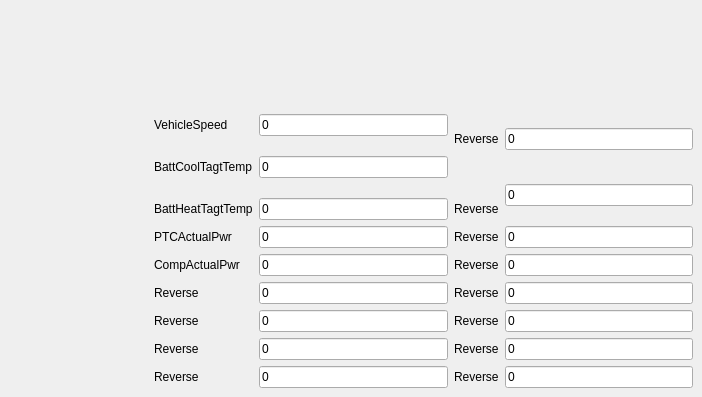
         <widget class="QWidget" name="tab_4">
          <attribute name="title">
           <string>Related</string>
          </attribute>
          <widget class="QWidget" name="layoutWidget">
           <property name="geometry">
            <rect>
             <x>154</x>
             <y>114</y>
             <width>539</width>
             <height>274</height>
            </rect>
           </property>
           <layout class="QGridLayout" name="gridLayout_14">
            <item row="0" column="0">
             <widget class="QLabel" name="label_17">
              <property name="styleSheet">
               <string notr="true">font: 9pt &quot;Arial&quot;;</string>
              </property>
              <property name="text">
               <string>VehicleSpeed</string>
              </property>
             </widget>
            </item>
            <item row="0" column="1">
             <widget class="QLineEdit" name="lineEditVSpd">
              <property name="text">
               <string>0</string>
              </property>
             </widget>
            </item>
            <item row="0" column="2" rowspan="2">
             <widget class="QLabel" name="label_19">
              <property name="styleSheet">
               <string notr="true">font: 9pt &quot;Arial&quot;;</string>
              </property>
              <property name="text">
               <string>Reverse</string>
              </property>
             </widget>
            </item>
            <item row="0" column="3" rowspan="2">
             <widget class="QLineEdit" name="lineEdit_6">
              <property name="text">
               <string>0</string>
              </property>
             </widget>
            </item>
            <item row="1" column="0" rowspan="2">
             <widget class="QLabel" name="label_8">
              <property name="styleSheet">
               <string notr="true">font: 9pt &quot;Arial&quot;;</string>
              </property>
              <property name="text">
               <string>BattCoolTagtTemp</string>
              </property>
             </widget>
            </item>
            <item row="1" column="1" rowspan="2">
             <widget class="QLineEdit" name="lineEditBattCoolTemp">
              <property name="text">
               <string>0</string>
              </property>
             </widget>
            </item>
            <item row="2" column="3" rowspan="2">
             <widget class="QLineEdit" name="lineEdit_5">
              <property name="text">
               <string>0</string>
              </property>
             </widget>
            </item>
            <item row="3" column="0">
             <widget class="QLabel" name="label_9">
              <property name="styleSheet">
               <string notr="true">font: 9pt &quot;Arial&quot;;</string>
              </property>
              <property name="text">
               <string>BattHeatTagtTemp</string>
              </property>
             </widget>
            </item>
            <item row="3" column="1">
             <widget class="QLineEdit" name="lineEditBattHeatTemp">
              <property name="text">
               <string>0</string>
              </property>
             </widget>
            </item>
            <item row="3" column="2">
             <widget class="QLabel" name="label_20">
              <property name="styleSheet">
               <string notr="true">font: 9pt &quot;Arial&quot;;</string>
              </property>
              <property name="text">
               <string>Reverse</string>
              </property>
             </widget>
            </item>
            <item row="4" column="0">
             <widget class="QLabel" name="label_10">
              <property name="styleSheet">
               <string notr="true">font: 9pt &quot;Arial&quot;;</string>
              </property>
              <property name="text">
               <string>PTCActualPwr</string>
              </property>
             </widget>
            </item>
            <item row="4" column="1">
             <widget class="QLineEdit" name="lineEditPTCPwr">
              <property name="text">
               <string>0</string>
              </property>
             </widget>
            </item>
            <item row="4" column="2">
             <widget class="QLabel" name="label_22">
              <property name="styleSheet">
               <string notr="true">font: 9pt &quot;Arial&quot;;</string>
              </property>
              <property name="text">
               <string>Reverse</string>
              </property>
             </widget>
            </item>
            <item row="4" column="3">
             <widget class="QLineEdit" name="lineEdit_7">
              <property name="text">
               <string>0</string>
              </property>
             </widget>
            </item>
            <item row="5" column="0">
             <widget class="QLabel" name="label_18">
              <property name="styleSheet">
               <string notr="true">font: 9pt &quot;Arial&quot;;</string>
              </property>
              <property name="text">
               <string>CompActualPwr</string>
              </property>
             </widget>
            </item>
            <item row="5" column="1">
             <widget class="QLineEdit" name="lineEditCompPwr">
              <property name="text">
               <string>0</string>
              </property>
             </widget>
            </item>
            <item row="5" column="2">
             <widget class="QLabel" name="label_21">
              <property name="styleSheet">
               <string notr="true">font: 9pt &quot;Arial&quot;;</string>
              </property>
              <property name="text">
               <string>Reverse</string>
              </property>
             </widget>
            </item>
            <item row="5" column="3">
             <widget class="QLineEdit" name="lineEdit_8">
              <property name="text">
               <string>0</string>
              </property>
             </widget>
            </item>
            <item row="6" column="0">
             <widget class="QLabel" name="label_15">
              <property name="styleSheet">
               <string notr="true">font: 9pt &quot;Arial&quot;;</string>
              </property>
              <property name="text">
               <string>Reverse</string>
              </property>
             </widget>
            </item>
            <item row="6" column="1">
             <widget class="QLineEdit" name="lineEdit_3">
              <property name="text">
               <string>0</string>
              </property>
             </widget>
            </item>
            <item row="6" column="2">
             <widget class="QLabel" name="label_37">
              <property name="styleSheet">
               <string notr="true">font: 9pt &quot;Arial&quot;;</string>
              </property>
              <property name="text">
               <string>Reverse</string>
              </property>
             </widget>
            </item>
            <item row="6" column="3">
             <widget class="QLineEdit" name="lineEdit_17">
              <property name="text">
               <string>0</string>
              </property>
             </widget>
            </item>
            <item row="7" column="0">
             <widget class="QLabel" name="label_16">
              <property name="styleSheet">
               <string notr="true">font: 9pt &quot;Arial&quot;;</string>
              </property>
              <property name="text">
               <string>Reverse</string>
              </property>
             </widget>
            </item>
            <item row="7" column="1">
             <widget class="QLineEdit" name="lineEdit_4">
              <property name="text">
               <string>0</string>
              </property>
             </widget>
            </item>
            <item row="7" column="2">
             <widget class="QLabel" name="label_36">
              <property name="styleSheet">
               <string notr="true">font: 9pt &quot;Arial&quot;;</string>
              </property>
              <property name="text">
               <string>Reverse</string>
              </property>
             </widget>
            </item>
            <item row="7" column="3">
             <widget class="QLineEdit" name="lineEdit_18">
              <property name="text">
               <string>0</string>
              </property>
             </widget>
            </item>
            <item row="8" column="0">
             <widget class="QLabel" name="label_38">
              <property name="styleSheet">
               <string notr="true">font: 9pt &quot;Arial&quot;;</string>
              </property>
              <property name="text">
               <string>Reverse</string>
              </property>
             </widget>
            </item>
            <item row="8" column="1">
             <widget class="QLineEdit" name="lineEdit_20">
              <property name="text">
               <string>0</string>
              </property>
             </widget>
            </item>
            <item row="8" column="2">
             <widget class="QLabel" name="label_34">
              <property name="styleSheet">
               <string notr="true">font: 9pt &quot;Arial&quot;;</string>
              </property>
              <property name="text">
               <string>Reverse</string>
              </property>
             </widget>
            </item>
            <item row="8" column="3">
             <widget class="QLineEdit" name="lineEdit_16">
              <property name="text">
               <string>0</string>
              </property>
             </widget>
            </item>
            <item row="9" column="0">
             <widget class="QLabel" name="label_39">
              <property name="styleSheet">
               <string notr="true">font: 9pt &quot;Arial&quot;;</string>
              </property>
              <property name="text">
               <string>Reverse</string>
              </property>
             </widget>
            </item>
            <item row="9" column="1">
             <widget class="QLineEdit" name="lineEdit_19">
              <property name="text">
               <string>0</string>
              </property>
             </widget>
            </item>
            <item row="9" column="2">
             <widget class="QLabel" name="label_35">
              <property name="styleSheet">
               <string notr="true">font: 9pt &quot;Arial&quot;;</string>
              </property>
              <property name="text">
               <string>Reverse</string>
              </property>
             </widget>
            </item>
            <item row="9" column="3">
             <widget class="QLineEdit" name="lineEdit_15">
              <property name="text">
               <string>0</string>
              </property>
             </widget>
            </item>
           </layout>
          </widget>
         </widget>
